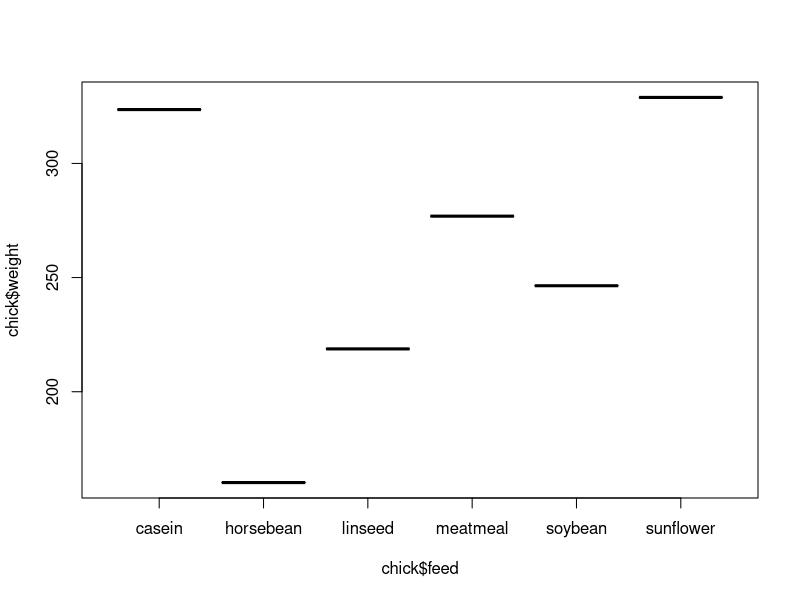
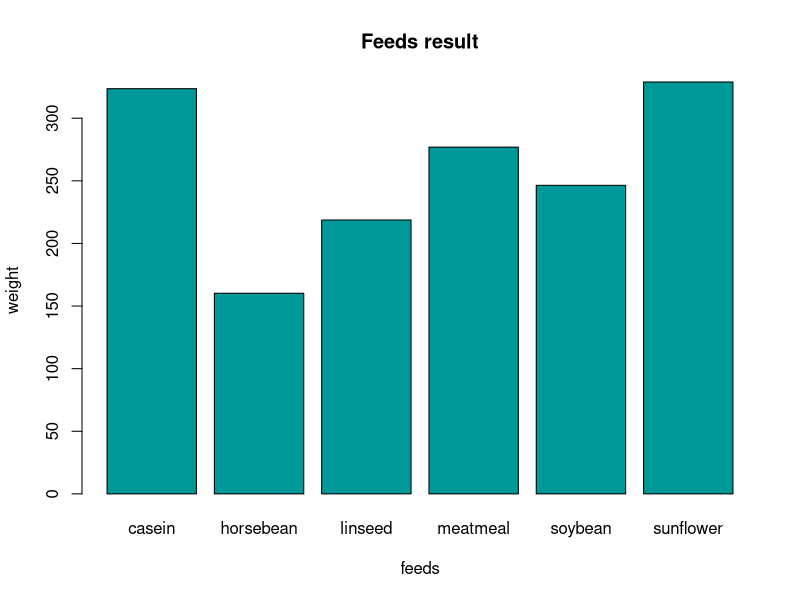

Reproduce these figures in R, in order.
#charts for more than one variable
library("MASS")
data("chichwts")
chick <- chickwts
chick
meanResult <- aggregate(chick$weight~chick$feed, FUN = mean)
meanResult
plot(meanResult)
organisedMean <- t(meanResult[,-1])
organisedMean
colnames(organisedMean) <- meanResult[,1]
organisedMean

barplot(organisedMean,
        main = "Feeds result",
        xlab = "feeds",
        ylab = "weight",
        col = "#009999")
